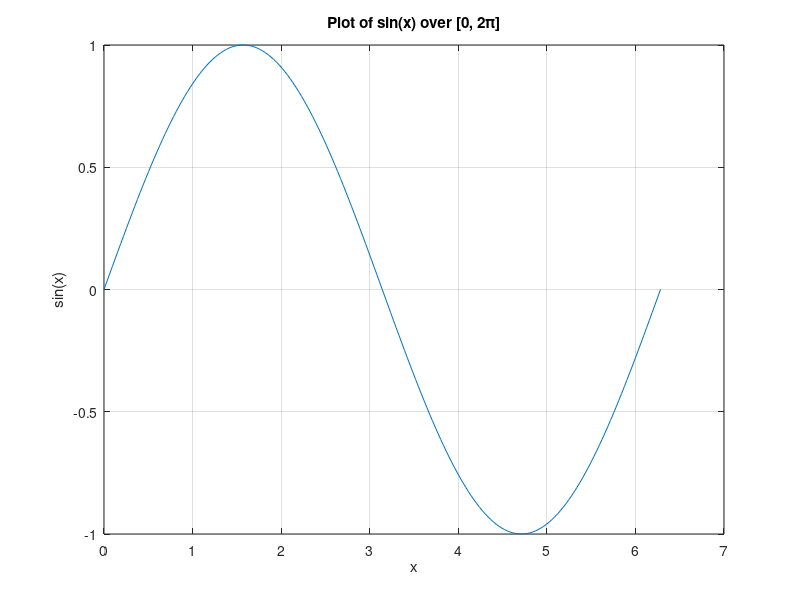

The MATLAB script that drew this image:
%% =========================================================================
% Script: plot_sine_example.m
%
% Description:
%   This script demonstrates how to generate and plot a sine function 
%   over the interval [0, 2*pi]. The interval is discretized with a 
%   step size of pi/100, resulting in vectors for both x and y.
%
% Variables:
%   x : 1xN double vector
%       Discretized points in the interval [0, 2*pi] with step pi/100.
%
%   y : 1xN double vector
%       Sine values corresponding to each element of x.
%
% Usage:
%   Simply run the script in MATLAB:
%       >> plot_sine_example
%
% Reference:
%   MATLAB documentation for plotting:
%   https://fr.mathworks.com/help/matlab/ref/plot.html
%
% =========================================================================

%% Step 1: Define x values
x = 0:pi/100:2*pi;
% x is a 1xN vector over [0, 2*pi] with step pi/100

%% Step 2: Compute sine values
y = sin(x);
% y is a 1xN vector containing sin(x) for each element of x

%% Step 3: Plot the sine function
plot(x, y)
xlabel('x')
ylabel('sin(x)')
title('Plot of sin(x) over [0, 2\pi]')
grid on
